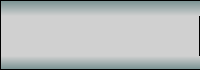
<?xml version="1.0" encoding="UTF-8"?>
<ui version="4.0">
 <class>AdmXmppChatBlockWidget</class>
 <widget class="QFrame" name="AdmXmppChatBlockWidget">
  <property name="geometry">
   <rect>
    <x>0</x>
    <y>0</y>
    <width>200</width>
    <height>70</height>
   </rect>
  </property>
  <property name="sizePolicy">
   <sizepolicy hsizetype="Minimum" vsizetype="Maximum">
    <horstretch>0</horstretch>
    <verstretch>0</verstretch>
   </sizepolicy>
  </property>
  <property name="minimumSize">
   <size>
    <width>200</width>
    <height>0</height>
   </size>
  </property>
  <property name="maximumSize">
   <size>
    <width>16777215</width>
    <height>400</height>
   </size>
  </property>
  <property name="windowTitle">
   <string>Frame</string>
  </property>
  <property name="styleSheet">
   <string notr="true"/>
  </property>
  <property name="frameShape">
   <enum>QFrame::NoFrame</enum>
  </property>
  <property name="frameShadow">
   <enum>QFrame::Plain</enum>
  </property>
  <property name="lineWidth">
   <number>1</number>
  </property>
  <layout class="QHBoxLayout" name="horizontalLayout_2">
   <property name="spacing">
    <number>0</number>
   </property>
   <property name="margin">
    <number>0</number>
   </property>
   <item>
    <layout class="QHBoxLayout" name="horizontalLayout" stretch="0,1">
     <property name="spacing">
      <number>0</number>
     </property>
     <item>
      <widget class="QFrame" name="frame">
       <property name="styleSheet">
        <string notr="true">background:#d0d0d0</string>
       </property>
       <property name="frameShape">
        <enum>QFrame::Box</enum>
       </property>
       <property name="frameShadow">
        <enum>QFrame::Plain</enum>
       </property>
       <layout class="QVBoxLayout" name="verticalLayout_2" stretch="0,1,0">
        <property name="spacing">
         <number>2</number>
        </property>
        <property name="margin">
         <number>0</number>
        </property>
        <item>
         <widget class="QLabel" name="_lblName">
          <property name="sizePolicy">
           <sizepolicy hsizetype="Minimum" vsizetype="Fixed">
            <horstretch>0</horstretch>
            <verstretch>0</verstretch>
           </sizepolicy>
          </property>
          <property name="minimumSize">
           <size>
            <width>200</width>
            <height>0</height>
           </size>
          </property>
          <property name="font">
           <font>
            <pointsize>10</pointsize>
            <weight>75</weight>
            <bold>true</bold>
           </font>
          </property>
          <property name="styleSheet">
           <string notr="true">background:qlineargradient(spread:pad, x1:1, y1:0, x2:1, y2:1, stop:0 rgba(122, 147, 147, 255), stop:1 rgba(208, 208, 208, 255))</string>
          </property>
          <property name="text">
           <string/>
          </property>
          <property name="textFormat">
           <enum>Qt::PlainText</enum>
          </property>
          <property name="alignment">
           <set>Qt::AlignLeading|Qt::AlignLeft|Qt::AlignVCenter</set>
          </property>
          <property name="margin">
           <number>2</number>
          </property>
         </widget>
        </item>
        <item>
         <widget class="QPlainTextEdit" name="_chatText">
          <property name="sizePolicy">
           <sizepolicy hsizetype="Minimum" vsizetype="Maximum">
            <horstretch>0</horstretch>
            <verstretch>0</verstretch>
           </sizepolicy>
          </property>
          <property name="minimumSize">
           <size>
            <width>0</width>
            <height>26</height>
           </size>
          </property>
          <property name="maximumSize">
           <size>
            <width>16777215</width>
            <height>16777215</height>
           </size>
          </property>
          <property name="frameShape">
           <enum>QFrame::NoFrame</enum>
          </property>
          <property name="frameShadow">
           <enum>QFrame::Plain</enum>
          </property>
          <property name="verticalScrollBarPolicy">
           <enum>Qt::ScrollBarAsNeeded</enum>
          </property>
          <property name="horizontalScrollBarPolicy">
           <enum>Qt::ScrollBarAlwaysOff</enum>
          </property>
          <property name="undoRedoEnabled">
           <bool>false</bool>
          </property>
          <property name="textInteractionFlags">
           <set>Qt::LinksAccessibleByMouse|Qt::TextSelectableByKeyboard|Qt::TextSelectableByMouse</set>
          </property>
         </widget>
        </item>
        <item>
         <widget class="QLabel" name="_lblTime">
          <property name="sizePolicy">
           <sizepolicy hsizetype="Minimum" vsizetype="Fixed">
            <horstretch>0</horstretch>
            <verstretch>0</verstretch>
           </sizepolicy>
          </property>
          <property name="minimumSize">
           <size>
            <width>200</width>
            <height>0</height>
           </size>
          </property>
          <property name="font">
           <font>
            <pointsize>8</pointsize>
            <italic>true</italic>
           </font>
          </property>
          <property name="styleSheet">
           <string notr="true">background:qlineargradient(spread:pad, x1:1, y1:0, x2:1, y2:1, stop:0 rgba(208, 208, 208, 255), stop:1 rgba(122, 147, 147, 255))</string>
          </property>
          <property name="text">
           <string/>
          </property>
          <property name="textFormat">
           <enum>Qt::PlainText</enum>
          </property>
          <property name="alignment">
           <set>Qt::AlignRight|Qt::AlignTrailing|Qt::AlignVCenter</set>
          </property>
          <property name="margin">
           <number>2</number>
          </property>
         </widget>
        </item>
       </layout>
      </widget>
     </item>
     <item>
      <spacer name="horizontalSpacer">
       <property name="orientation">
        <enum>Qt::Horizontal</enum>
       </property>
       <property name="sizeHint" stdset="0">
        <size>
         <width>13</width>
         <height>13</height>
        </size>
       </property>
      </spacer>
     </item>
    </layout>
   </item>
  </layout>
 </widget>
 <resources/>
 <connections/>
</ui>
